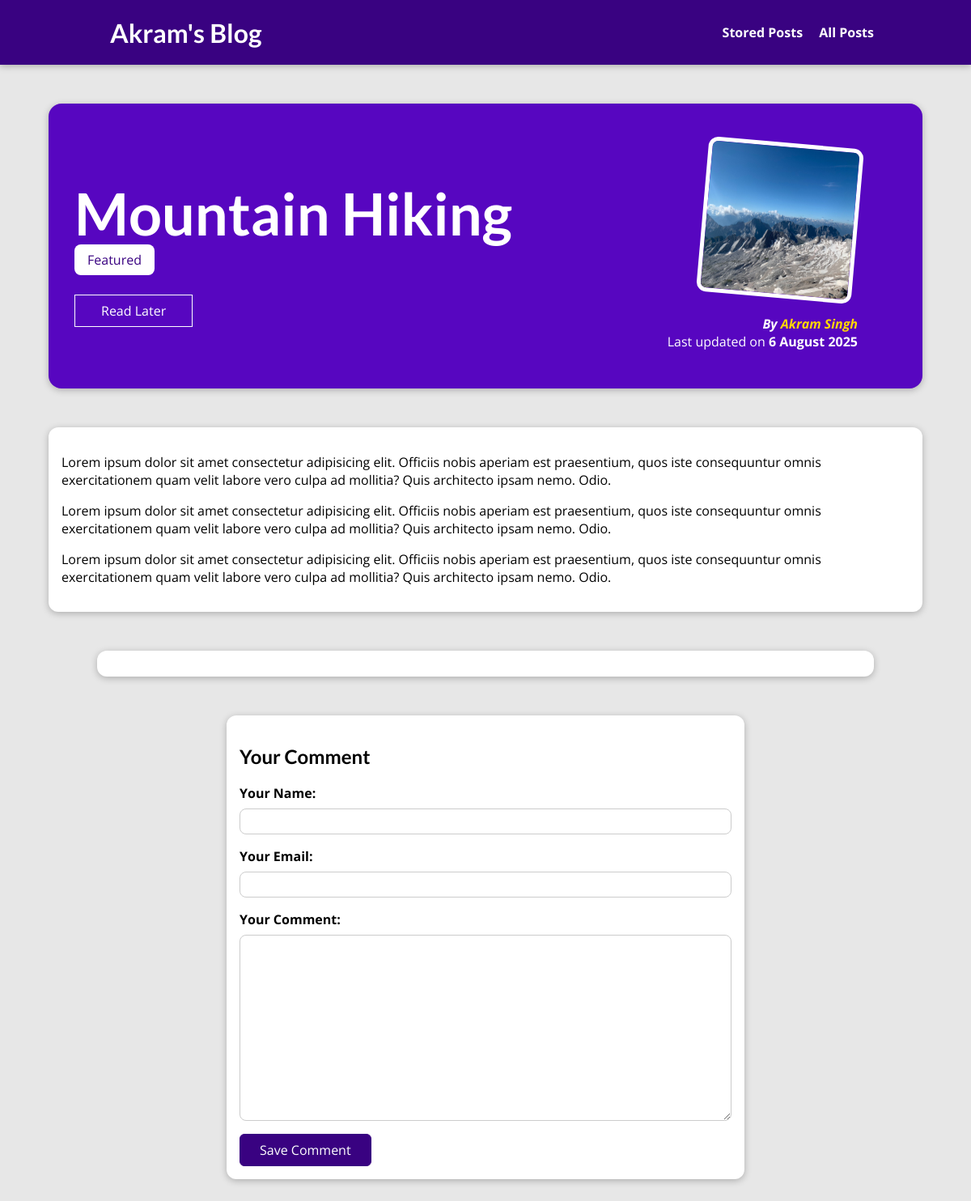
The app's page /posts/hike-in-the-mountains, older data.
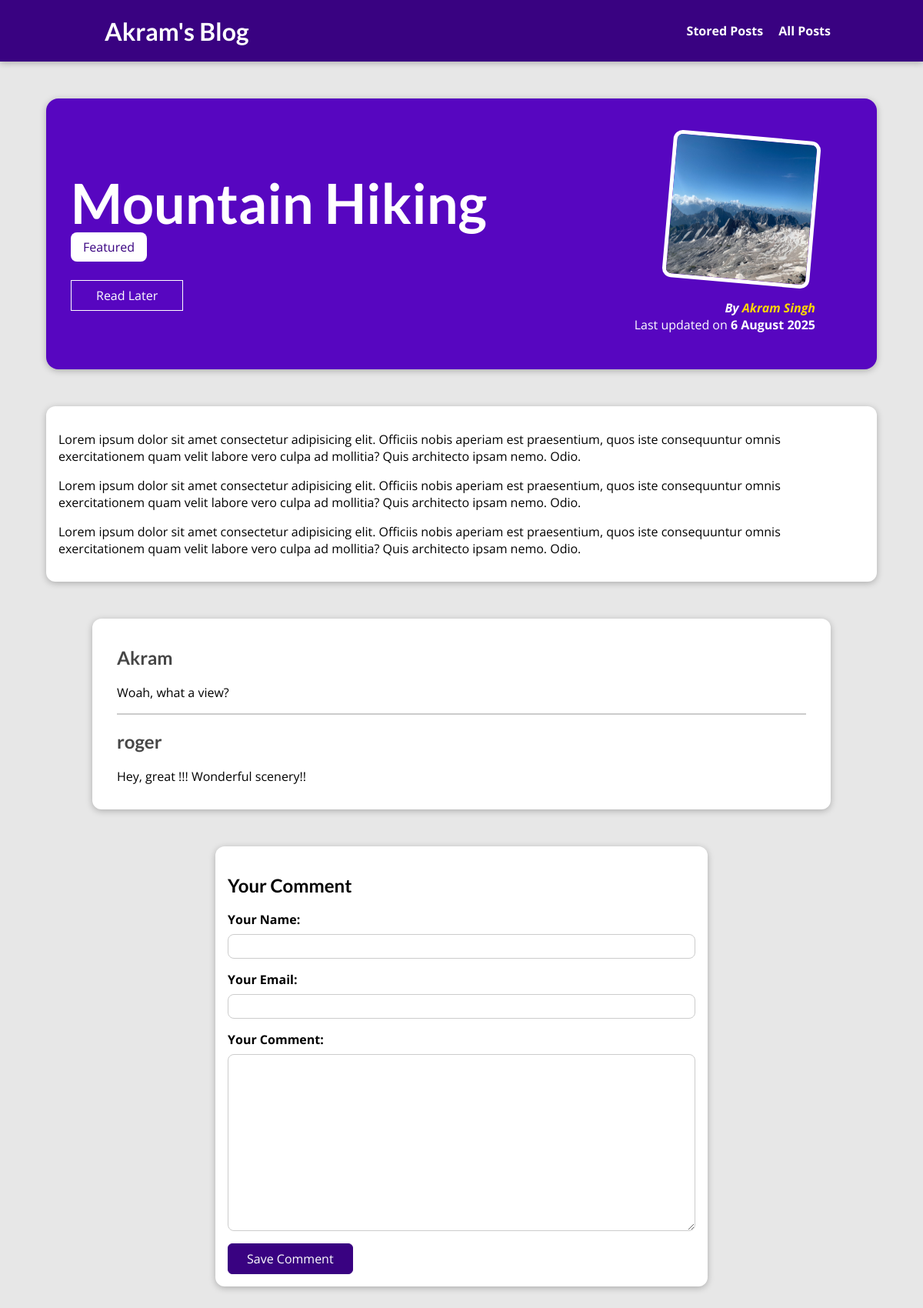
The same page, newer data.
### blog/models.py (models this page shows, shortened)
class Post(models.Model):
    title = models.CharField(max_length=150)
    excerpt = models.CharField(max_length=200) #, editable=False, blank=True)
    image = models.ImageField(upload_to="posts", null=True)
    date = models.DateField(auto_now=True)
    slug = models.SlugField(max_length=255, default="", blank=True, unique=True)
    content = models.TextField(validators=[MinLengthValidator(10)])
    author = models.ForeignKey(Author, on_delete=models.SET_NULL, null=True, related_name="posts")
    tags = models.ManyToManyField(Tag, related_name="posts")

class Tag(models.Model):
    caption = models.CharField(max_length=20)

class Author(models.Model):
    first_name = models.CharField(max_length=100)
    last_name = models.CharField(max_length=100)
    email = models.EmailField()
    def full_name(self):
        return f"{self.first_name} {self.last_name}"
    def __str__(self):
        return self.full_name()

class Comment(models.Model):
    user_name = models.CharField(max_length=128)
    user_email = models.EmailField()
    text = models.TextField(max_length=400)
    post = models.ForeignKey(Post, on_delete=models.CASCADE, related_name="comments")

### blog/views.py (the view, shortened to what this page needs)
# urls.py: path("posts/<slug:slug>", views.PostDetailView.as_view(),
class PostDetailView(View):
    def is_stored_post(self, request, post_id):
        stored_posts = request.session.get("stored_posts")
        is_saved_for_later = False
        if stored_posts and post_id in stored_posts:
            is_saved_for_later = True
        return is_saved_for_later
    def get(self, request, slug):
        post = Post.objects.get(slug=slug)
        context={
                "post": post,
                "post_tags": post.tags.all(),
                "comment_form": CommentForm(),
                "comments": post.comments.all().order_by("-id"),
                "saved_for_later": self.is_stored_post(request, post.id),
            }
        return render(request, "blog/post-detail.html", context)

### blog/forms.py
class CommentForm(forms.ModelForm):
    class Meta:
        model = Comment
        exclude = ["post"]
        labels = {
            "user_name": "Your Name",
            "user_email": "Your Email",
            "text": "Your Comment",
        }

### blog/templates/blog/post-detail.html (shortened to what this page needs)
{% extends "base.html" %}
{% load static %}
{% block css_block %}
  <link rel="stylesheet" href="{% static 'blog/post-detail.css' %}">
{% endblock %}
{% block body_block %}
<section id="summary">
  <h2>{{post.title|title}}</h2>
  <div>
    {% for tag in post_tags %}
      <span class="tag">{{ tag.caption }}</span>
    {% endfor %}
  </div>
  <div id="read-later">
    <form action="{% url 'read-later' %}" method="POST">
      <button>
        {% if saved_for_later %}
          Remove From Read Later
        {% else %}
          Read Later
        {% endif %}
      </button>
    </form>
  </div>
  <article>
    <img src="{{ post.image.url }}" alt="{{post.title}}" />
    <address>By <a href="mailto:{{post.author.email}}">{{post.author}}</a></address>
    <div>Last updated on <time>{{ post.date|date:"j F Y" }}</time></div>
  </article>
</section>
<main>
  <p>
    {{post.content|linebreaks}}
  </p>
</main>
<section id="comments">
  <ul>
    {% for comment in comments %}
      <li>
        <h2>{{comment.user_name}}</h2>
        <p>{{comment.text|linebreaks}}</p>
      </li>
    {% endfor %}
  </ul>
</section>
<section id="comment-form">
  <h2>Your Comment</h2>
  <form action="{% url 'post-detail-page' post.slug %}" method="POST">
    {% for form_field in comment_form %}
      <div class="form-control {% if form_field.errors %}invalid{% endif %}">
        {{form_field.label_tag}}
        {{form_field}}
      </div>
    {% endfor %}
    <button>Save Comment</button>
  </form>
</section>
{% endblock %}

### templates/base.html (shortened to what this page needs)
{% load static %}
<!DOCTYPE html>
<html lang="en">
<head>
    <link rel="stylesheet" href="{% static 'app.css' %}">
    {% block css_block %}{% endblock %}
</head>
<body>
    <header id="main-navigation">
        <h1><a href="{% url 'starting-page' %}">Akram's Blog</a></h1>
        <nav>
            <a href="{% url 'read-later' %}">Stored Posts</a>
            <a href="{% url 'posts-page' %}">All Posts</a>
        </nav>
    </header>
    {% block body_block %}{% endblock %}
</body>
</html>

### static/app.css (style rules this page uses)
* { box-sizing: border-box; }
html { font-family: 'Open Sans', 'Lato', sans-serif; }
body { margin: 0; }
h1, h2, h3 { font-family: 'Lato', sans-serif; font-weight: bold; }
#main-navigation { width: 100%; height: 5rem; display: flex; justify-content: space-between; align-items: center; padding: 0 10%; position: absolute; top: 0; left: 0; }
#main-navigation a { text-decoration: none; color: white; font-weight: bold; margin-left: 1rem; }

### blog/static/blog/post-detail.css (style rules this page uses)
body { background-color: #e7e7e7; }
#main-navigation { background-color: #390281; box-shadow: 0 2px 8px rgba(0, 0, 0, 0.25); }
#summary { margin: 8rem auto 3rem auto; padding: 2rem; width: 90%; max-width: 90rem; border-radius: 16px; background-color: #5706c0; position: relative; box-shadow: 0 2px 8px rgba(0, 0, 0, 0.25); height: 22rem; }
#summary h2 { color: white; font-size: 4.5rem; margin-bottom: 0.25rem; }
#summary article { position: absolute; top: 2rem; right: 3rem; padding: 1rem 2rem; border-radius: 12px; text-align: right; color: white; }
#summary article img { width: 12rem; height: 12rem; border-radius: 12px; transform: rotateZ(5deg); border: 5px solid white; margin-bottom: 1rem; }
#summary address { font-weight: bold; }
#summary a { color: #FFD700; text-decoration: none; }
#summary time { font-weight: bold; }
#read-later { margin: 2rem 0; }
#read-later button { background-color: transparent; border: 1px solid white; padding: 0.5rem 2rem; font: inherit; color: white; cursor: pointer; }
main { width: 90%; max-width: 90rem; margin: 3rem auto; background-color: white; padding: 1rem; border-radius: 12px; box-shadow: 0 2px 8px rgba(0, 0, 0, 0.25); }
.tag { background-color: white; color: #390281; padding: 0.5rem 1rem; border-radius: 8px; }
#comment-form { margin: 3rem auto; width:90%; max-width: 40rem; border-radius: 12px; background-color: white; box-shadow: 0 2px 8px rgba(0, 0, 0, 0.25); padding: 1rem; cursor: pointer; }
.form-control { margin-bottom: 1rem; }
.form-control label { font-weight: bold; margin-bottom: 0.5rem; display: block; }
.form-control input, .form-control textarea { display: block; width: 100%; font: inherit; padding: 0.25rem; border-radius: 8px; border: 1px solid #ccc; }
#comment-form button { font: inherit; background-color: #390281; color: white; border: 1px solid #390281; padding: 0.5rem 1.5rem; border-radius: 6px; }
#comments { margin: 3rem auto; width:90%; max-width: 60rem; border-radius: 12px; background-color: white; box-shadow: 0 2px 8px rgba(0, 0, 0, 0.25); padding: 1rem 2rem; }
#comments ul { list-style: none; margin: 0; padding: 0; }
#comments li { margin-bottom: 1rem; border-bottom: 2px solid #ccc; }
#comments li:last-of-type { border-bottom: none; }
#comments h2 { color: #464646; }

Row changes from the older to the newer data that the page shows:
added Comment: user_name "Akram", text "Woah, what a view?"
added Comment: user_name "roger", text "Hey, great !!! Wonderful scenery!!"
